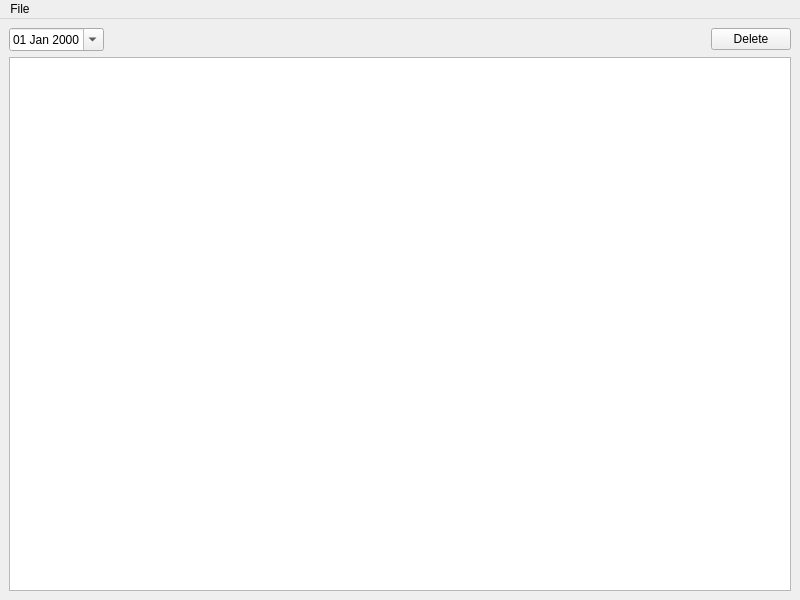
<?xml version="1.0" encoding="UTF-8"?>
<ui version="4.0">
 <class>Finishing_Peeling</class>
 <widget class="QMainWindow" name="Finishing_Peeling">
  <property name="geometry">
   <rect>
    <x>0</x>
    <y>0</y>
    <width>800</width>
    <height>600</height>
   </rect>
  </property>
  <property name="windowTitle">
   <string>Peeling</string>
  </property>
  <property name="windowIcon">
   <iconset resource="../../home/src/res.qrc">
    <normaloff>:/images/Generic_Document.png</normaloff>:/images/Generic_Document.png</iconset>
  </property>
  <widget class="QWidget" name="centralwidget">
   <layout class="QVBoxLayout" name="verticalLayout">
    <item>
     <layout class="QHBoxLayout" name="horizontalLayout">
      <item>
       <widget class="QDateEdit" name="dtpDate">
        <property name="displayFormat">
         <string>dd MMM yyyy</string>
        </property>
        <property name="calendarPopup">
         <bool>true</bool>
        </property>
       </widget>
      </item>
      <item>
       <spacer name="horizontalSpacer">
        <property name="orientation">
         <enum>Qt::Horizontal</enum>
        </property>
        <property name="sizeHint" stdset="0">
         <size>
          <width>40</width>
          <height>20</height>
         </size>
        </property>
       </spacer>
      </item>
      <item>
       <widget class="QPushButton" name="cmdDelete">
        <property name="text">
         <string>Delete</string>
        </property>
       </widget>
      </item>
     </layout>
    </item>
    <item>
     <widget class="CustomQueryView" name="lstData"/>
    </item>
   </layout>
  </widget>
  <widget class="QMenuBar" name="menubar">
   <property name="geometry">
    <rect>
     <x>0</x>
     <y>0</y>
     <width>800</width>
     <height>21</height>
    </rect>
   </property>
   <widget class="QMenu" name="menuFile">
    <property name="title">
     <string>File</string>
    </property>
    <addaction name="actionNew_Entry"/>
   </widget>
   <addaction name="menuFile"/>
  </widget>
  <action name="actionNew_Entry">
   <property name="text">
    <string>New Entry</string>
   </property>
  </action>
 </widget>
 <customwidgets>
  <customwidget>
   <class>CustomQueryView</class>
   <extends>QTreeView</extends>
   <header>customqueryview.h</header>
  </customwidget>
 </customwidgets>
 <resources>
  <include location="../../home/src/res.qrc"/>
  <include location="../../home/src/res.qrc"/>
 </resources>
 <connections/>
</ui>
